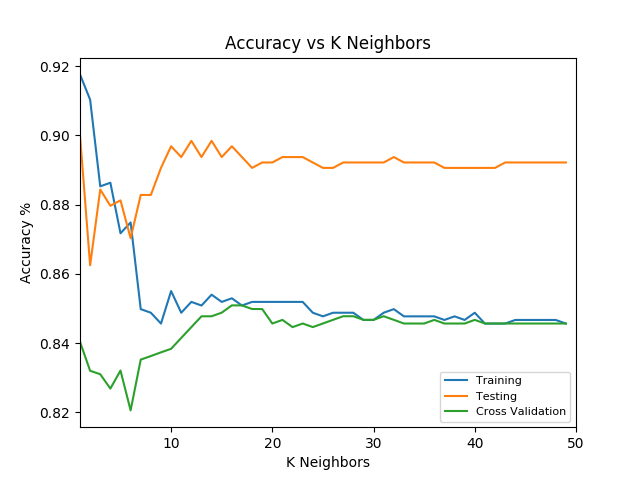

Write the Python code that produced this figure.
import matplotlib.pyplot as plt
import pandas as pd
import numpy as np
import seaborn as sns
import matplotlib.pyplot as plt
from sklearn.model_selection import learning_curve
from sklearn.model_selection import ShuffleSplit
from sklearn.model_selection import GridSearchCV
from sklearn.neighbors import KNeighborsClassifier
from sklearn.metrics import accuracy_score
from sklearn.model_selection import train_test_split
from sklearn.tree import DecisionTreeClassifier
from sklearn.preprocessing import StandardScaler
from datetime import datetime
from sklearn.model_selection import cross_val_score
from sklearn.pipeline import Pipeline
from sklearn.metrics import make_scorer, accuracy_score, f1_score, confusion_matrix
from sklearn.model_selection import validation_curve


def main():
    df = pd.read_csv("Dataset/winedata.csv", delimiter=";")

    indeksDaarlig = df.loc[df['quality'] <= 6].index
    indeksGod = df.loc[df['quality'] > 6].index
    df.iloc[indeksDaarlig, df.columns.get_loc('quality')] = 0
    df.iloc[indeksGod, df.columns.get_loc('quality')] = 1
    seed = 200
    np.random.seed(seed)

    X = np.array(df.iloc[:, 0:-1])
    Y = np.array(df.iloc[:, -1])

    training_x, testing_x, training_y, testing_y = train_test_split(X, Y, test_size=0.4, random_state=seed,
                                                                    shuffle=True)

    learner = KNeighborsClassifier(n_neighbors=5)
    learner.fit(training_x, training_y)
    print('Training Score: ' + str(learner.score(training_x,training_y)))
    print('Testing Score: ' + str(learner.score(testing_x, testing_y)))
    test_y_predicted = learner.predict(testing_x)
    y_true = pd.Series(testing_y)
    y_pred = pd.Series(test_y_predicted)

    print(pd.crosstab(y_true, y_pred, rownames=['True'], colnames=['Predicted'], margins=True))

    train_sizes, train_scores, test_scores = learning_curve(
        learner,
        training_x,
        training_y, n_jobs=-1,
        cv=10,
        train_sizes=np.linspace(.1, 1.0, 10),
        random_state=seed)

    #learning Curve
    train_scores_mean = np.mean(train_scores, axis=1)
    train_scores_std = np.std(train_scores, axis=1)
    test_scores_mean = np.mean(test_scores, axis=1)
    test_scores_std = np.std(test_scores, axis=1)
    plt.xlabel("Training examples")
    plt.ylabel("Score")
    plt.grid()

    plt.fill_between(train_sizes, train_scores_mean - train_scores_std,
                     train_scores_mean + train_scores_std, alpha=0.1,
                     color="r")
    plt.fill_between(train_sizes, test_scores_mean - test_scores_std,
                     test_scores_mean + test_scores_std, alpha=0.1, color="g")
    plt.plot(train_sizes, train_scores_mean, 'o-', color="r",
             label="Training score")
    plt.plot(train_sizes, test_scores_mean, 'o-', color="g",
             label="Cross-validation score")

    plt.legend(loc="best")

    plt.savefig('winelearningKNNcurve.png')
    plt.close()

    max_depth_array = []
    training_depth_array = []
    testing_depth_array = []
    cross_val_score_array = []

    for i in range(1, 50):
        max_depth_array.append(i)
        learner = KNeighborsClassifier(n_neighbors = i + 1)
        cross_val_score_array.append(cross_val_score(learner, training_x, training_y, cv=10).mean())

        learner.fit(training_x, training_y)
        training_depth_array.append(learner.score(training_x, training_y))
        testing_depth_array.append(learner.score(testing_x, testing_y))

    plt.plot(max_depth_array, training_depth_array, label='Training')
    plt.plot(max_depth_array, testing_depth_array, label='Testing')
    plt.plot(max_depth_array, cross_val_score_array, label='Cross Validation')
    plt.legend(loc=4, fontsize=8)
    plt.title("Accuracy vs K Neighbors")
    plt.ylabel('Accuracy %')
    plt.xlabel('K Neighbors')
    plt.xlim([1, 50])
    plt.savefig('wineKNN.png')
    plt.close()


if __name__== "__main__":
  main()
